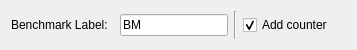
<?xml version="1.0" encoding="UTF-8"?>
<ui version="4.0">
 <class>PointMarkDrawBenchmark</class>
 <widget class="QWidget" name="PointMarkDrawBenchmark">
  <property name="geometry">
   <rect>
    <x>0</x>
    <y>0</y>
    <width>357</width>
    <height>50</height>
   </rect>
  </property>
  <layout class="QHBoxLayout">
   <item>
    <widget class="QLabel" name="LBenchmarkLabel">
     <property name="text">
      <string>Benchmark Label:</string>
     </property>
    </widget>
   </item>
   <item>
    <widget class="QLineEdit" name="BenchmarkLabel">
     <property name="sizePolicy">
      <sizepolicy hsizetype="Preferred" vsizetype="Fixed">
       <horstretch>0</horstretch>
       <verstretch>0</verstretch>
      </sizepolicy>
     </property>
     <property name="minimumSize">
      <size>
       <width>50</width>
       <height>0</height>
      </size>
     </property>
     <property name="text">
      <string notr="true">BM</string>
     </property>
    </widget>
   </item>
   <item>
    <widget class="Line" name="line">
     <property name="orientation">
      <enum>Qt::Vertical</enum>
     </property>
    </widget>
   </item>
   <item>
    <widget class="QCheckBox" name="AutoAppendCounter">
     <property name="toolTip">
      <string>Auto append counter to label</string>
     </property>
     <property name="text">
      <string>Add counter</string>
     </property>
     <property name="checked">
      <bool>true</bool>
     </property>
    </widget>
   </item>
  </layout>
 </widget>
 <resources/>
 <connections/>
</ui>
